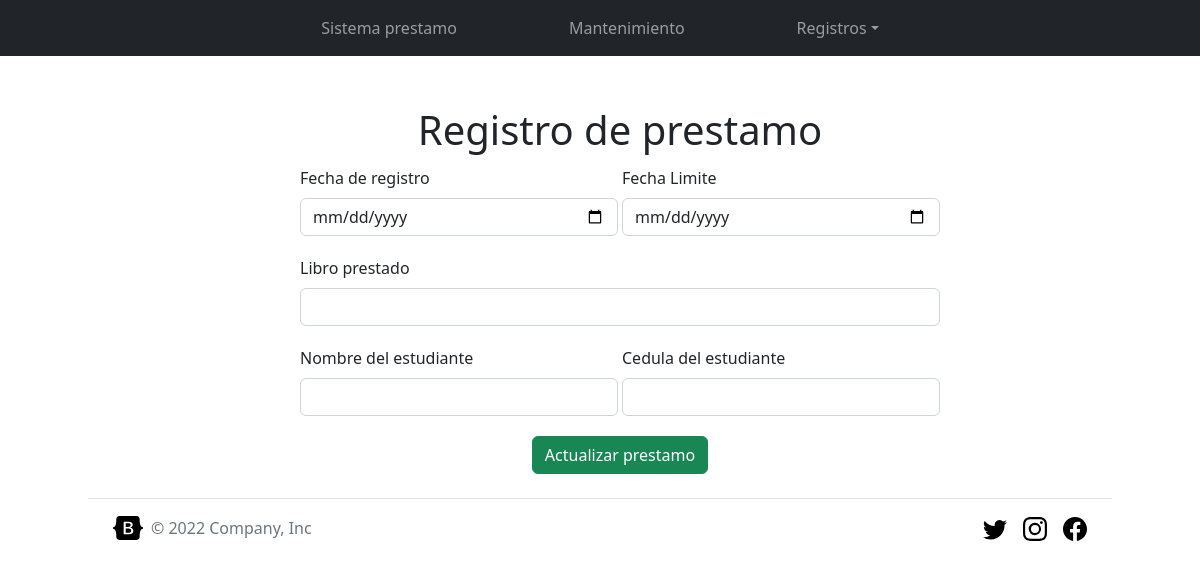
/Views/update_lend.php?id=0, run on an earlier commit of the app's database.
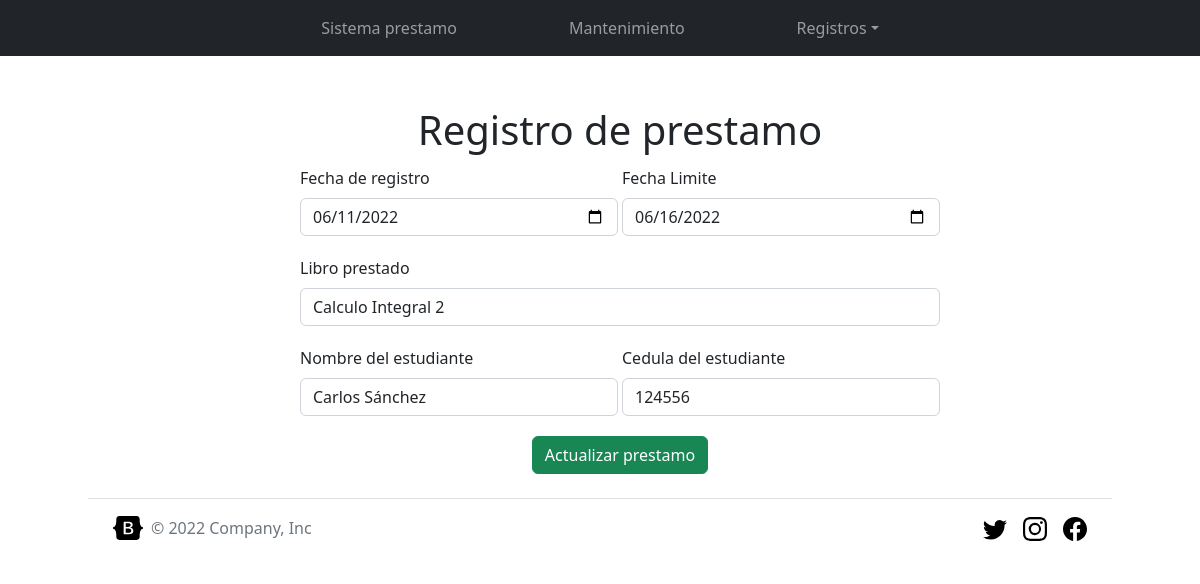
And on a later commit of the database.
### tables this page shows
CREATE TABLE `register_lends` (
  `id_lend` int(11) NOT NULL,
  `date_lend` date NOT NULL,
  `limit_date` date NOT NULL,
  `title_book` varchar(255) NOT NULL,
  `name_student` varchar(255) NOT NULL,
  `ci_student` int(100) NOT NULL
);

### Controllers/Lend_Controller.php (called while the page is built, shortened)
<?php
require_once("../Models/lend_model.php");
class Lend_Controller{
    private $lend;
    public function __construct(){
        $this->lend = new lend_model();
    }
    public function read(){
        return $this->lend->read();
    }
}

### Models/lend_model.php (called while the page is built, shortened)
<?php
require_once("Model.php");
class lend_model extends Model{
    public function read( $id="" ){
        if($id != ""){
            $query = "SELECT * FROM register_lends WHERE id_lend = $id";
        }else{
            $query = "SELECT * FROM register_lends";
        }
        $results = $this->get_query($query);
        array_pop($results);
        return $results;
    }
}

### Models/Model.php (called while the page is built, shortened)
<?php
abstract class Model {
    private static $db_host = "localhost";
    private static $db_user = "root";
    private static $db_pass = "";
    private static $db_charset = "utf8";
    private static $db_name = "loan_system";
    private $conn;
    protected $rows = [];
    private function db_open(){
        $this->conn = new mysqli(
            self::$db_host,
            self::$db_user,
            self::$db_pass,
            self::$db_name
        );
        $this->conn->set_charset(self::$db_charset);
    }
    protected function get_query($query){
        $result = $this->conn->query($query);
        while($this->rows[] = $result->fetch_assoc());
        return $this->rows;
    }
}

### Views/update_lend.php (the view, shortened to what this page needs)
<?php
require('../Controllers/Lend_Controller.php');
$controller = new Lend_Controller();
$lends_array = $controller->read();
?>
<?php include('./header.php'); ?>
<?php include('./nav-bar.php') ?>
<main>
<div class="container_form">
<form class="row g-1" action="" method="POST">
  <h1 class="text-center">Registro de prestamo</h1>
  <div class="form-group mb-3 col-md-6">
      <label for="fecha" class="form-label">Fecha de registro</label>
      <input type="date" class="form-control" id="date_lend" name="date_lend" value="<?php echo $lends_array[$_GET['id']]['date_lend']; ?>" required/>
  </div>
  <div class="form-group mb-3 col-md-6">
      <label for="fecha" class="form-label">Fecha Limite</label>
      <input type="date" class="form-control" id="limit_date" name="limit_date" value="<?php echo $lends_array[$_GET['id']]['limit_date']; ?>" required/>
  </div>
  <div class="form-group mb-3">
    <label for="book" class="form-label">Libro prestado</label>
    <input type="text" class="form-control" id="title_book" name="title_book" value="<?php echo $lends_array[$_GET['id']]['title_book']; ?>">
  </div>
  <div class="form-group mb-3 col-md-6">
    <label for="name_student" class="form-label">Nombre del estudiante</label>
    <input type="text" class="form-control" id="name_student" name="name_student" value="<?php echo $lends_array[$_GET['id']]['name_student']; ?>">
  </div>
  <div class="form-group col-md-6">
      <label for="cedula" class="form-label">Cedula del estudiante</label>
      <input type="number" class="form-control" id="ci_student" name="ci_student" value="<?php echo $lends_array[$_GET['id']]['ci_student']; ?>" required />
  </div>
  <div class="text-center">
      <input type="submit" name="update_lend" class="btn btn-success btn-block" value="Actualizar prestamo"/>
  </div>
</form>
</div>
</main>
<?php include('./footer.php'); ?>

What changed in the data, as far as the page shows it:
added register_lends: date_lend "06/11/2022", limit_date "06/16/2022", title_book "Calculo Integral 2", name_student "Carlos Sánchez", ci_student "124556"
